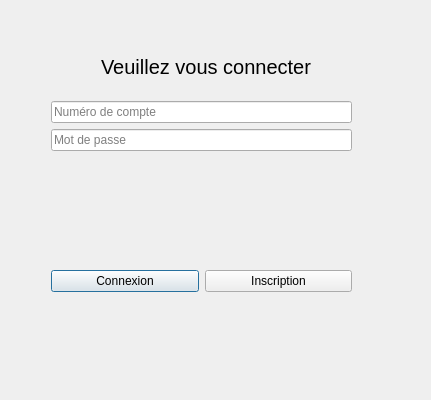
<?xml version="1.0" encoding="UTF-8"?>
<ui version="4.0">
 <class>MainApp</class>
 <widget class="QDialog" name="MainApp">
  <property name="geometry">
   <rect>
    <x>0</x>
    <y>0</y>
    <width>431</width>
    <height>400</height>
   </rect>
  </property>
  <property name="windowTitle">
   <string>Dialog</string>
  </property>
  <layout class="QVBoxLayout" name="verticalLayout_14">
   <item>
    <widget class="QStackedWidget" name="stackedWidget">
     <property name="currentIndex">
      <number>0</number>
     </property>
     <widget class="QWidget" name="page">
      <widget class="QWidget" name="verticalLayoutWidget">
       <property name="geometry">
        <rect>
         <x>40</x>
         <y>90</y>
         <width>301</width>
         <height>191</height>
        </rect>
       </property>
       <layout class="QVBoxLayout" name="verticalLayout">
        <item>
         <widget class="QLineEdit" name="usernum">
          <property name="placeholderText">
           <string>Numéro de compte</string>
          </property>
         </widget>
        </item>
        <item>
         <layout class="QVBoxLayout" name="verticalLayout_8">
          <item>
           <widget class="QLineEdit" name="passwd">
            <property name="placeholderText">
             <string>Mot de passe</string>
            </property>
           </widget>
          </item>
         </layout>
        </item>
        <item alignment="Qt::AlignHCenter">
         <widget class="QLabel" name="error_msg">
          <property name="text">
           <string/>
          </property>
         </widget>
        </item>
        <item>
         <layout class="QHBoxLayout" name="horizontalLayout">
          <item>
           <widget class="QPushButton" name="connection">
            <property name="text">
             <string>Connexion</string>
            </property>
           </widget>
          </item>
          <item>
           <widget class="QPushButton" name="inscription">
            <property name="text">
             <string>Inscription</string>
            </property>
           </widget>
          </item>
         </layout>
        </item>
       </layout>
      </widget>
      <widget class="QLabel" name="TitleLogin">
       <property name="geometry">
        <rect>
         <x>90</x>
         <y>40</y>
         <width>211</width>
         <height>31</height>
        </rect>
       </property>
       <property name="styleSheet">
        <string notr="true">* {
font-size: 20px;
}</string>
       </property>
       <property name="text">
        <string>Veuillez vous connecter</string>
       </property>
      </widget>
     </widget>
     <widget class="QWidget" name="page_2">
      <widget class="QWidget" name="verticalLayoutWidget_10">
       <property name="geometry">
        <rect>
         <x>0</x>
         <y>0</y>
         <width>411</width>
         <height>381</height>
        </rect>
       </property>
       <layout class="QVBoxLayout" name="verticalLayout_23">
        <item>
         <layout class="QVBoxLayout" name="verticalLayout_2">
          <item>
           <widget class="QLineEdit" name="nameinput">
            <property name="placeholderText">
             <string>Nom</string>
            </property>
           </widget>
          </item>
          <item>
           <widget class="QLineEdit" name="firstnameinput">
            <property name="placeholderText">
             <string>Prénom</string>
            </property>
           </widget>
          </item>
          <item>
           <widget class="QLineEdit" name="adress">
            <property name="text">
             <string/>
            </property>
            <property name="placeholderText">
             <string>Adresse</string>
            </property>
           </widget>
          </item>
          <item>
           <widget class="QLineEdit" name="password">
            <property name="enabled">
             <bool>true</bool>
            </property>
            <property name="text">
             <string/>
            </property>
            <property name="placeholderText">
             <string>Mot de passe</string>
            </property>
           </widget>
          </item>
          <item>
           <layout class="QHBoxLayout" name="horizontalLayout_2">
            <item>
             <widget class="QLabel" name="birth">
              <property name="text">
               <string>Date de naissance :</string>
              </property>
             </widget>
            </item>
            <item>
             <widget class="QRadioButton" name="radioMan">
              <property name="text">
               <string>Homme</string>
              </property>
             </widget>
            </item>
            <item>
             <widget class="QRadioButton" name="radioFemale">
              <property name="text">
               <string>Femme</string>
              </property>
             </widget>
            </item>
            <item>
             <widget class="QRadioButton" name="radioNP">
              <property name="text">
               <string>Non précisé</string>
              </property>
             </widget>
            </item>
           </layout>
          </item>
          <item>
           <widget class="QDateEdit" name="birthDate">
            <property name="locale">
             <locale language="French" country="France"/>
            </property>
            <property name="timeSpec">
             <enum>Qt::UTC</enum>
            </property>
            <property name="date">
             <date>
              <year>2022</year>
              <month>12</month>
              <day>29</day>
             </date>
            </property>
           </widget>
          </item>
          <item>
           <layout class="QHBoxLayout" name="horizontalLayout_3">
            <item>
             <widget class="QPushButton" name="cancel">
              <property name="text">
               <string>Retour</string>
              </property>
             </widget>
            </item>
            <item>
             <widget class="QPushButton" name="register_2">
              <property name="text">
               <string>S'inscrire</string>
              </property>
             </widget>
            </item>
           </layout>
          </item>
         </layout>
        </item>
       </layout>
      </widget>
     </widget>
     <widget class="QWidget" name="page_3">
      <widget class="QWidget" name="horizontalLayoutWidget_4">
       <property name="geometry">
        <rect>
         <x>0</x>
         <y>150</y>
         <width>381</width>
         <height>80</height>
        </rect>
       </property>
       <layout class="QHBoxLayout" name="horizontalLayout_4">
        <item>
         <layout class="QVBoxLayout" name="verticalLayout_3">
          <item alignment="Qt::AlignHCenter">
           <widget class="QLabel" name="label_8">
            <property name="text">
             <string>Vos informations</string>
            </property>
           </widget>
          </item>
          <item>
           <widget class="QPushButton" name="toInfo">
            <property name="text">
             <string>Profil</string>
            </property>
           </widget>
          </item>
          <item>
           <spacer name="verticalSpacer">
            <property name="orientation">
             <enum>Qt::Vertical</enum>
            </property>
            <property name="sizeHint" stdset="0">
             <size>
              <width>20</width>
              <height>40</height>
             </size>
            </property>
           </spacer>
          </item>
         </layout>
        </item>
        <item>
         <layout class="QVBoxLayout" name="verticalLayout_4">
          <item alignment="Qt::AlignHCenter">
           <widget class="QLabel" name="label">
            <property name="styleSheet">
             <string notr="true">* {
font-size: 15px;
}</string>
            </property>
            <property name="text">
             <string>Solde total :</string>
            </property>
           </widget>
          </item>
          <item alignment="Qt::AlignHCenter">
           <widget class="QLabel" name="sold_tofill">
            <property name="text">
             <string>TextLabel</string>
            </property>
           </widget>
          </item>
          <item>
           <spacer name="verticalSpacer_4">
            <property name="orientation">
             <enum>Qt::Vertical</enum>
            </property>
            <property name="sizeHint" stdset="0">
             <size>
              <width>20</width>
              <height>40</height>
             </size>
            </property>
           </spacer>
          </item>
         </layout>
        </item>
       </layout>
      </widget>
      <widget class="QWidget" name="horizontalLayoutWidget_5">
       <property name="geometry">
        <rect>
         <x>0</x>
         <y>270</y>
         <width>383</width>
         <height>71</height>
        </rect>
       </property>
       <layout class="QHBoxLayout" name="horizontalLayout_5">
        <item>
         <widget class="QPushButton" name="tolivret">
          <property name="text">
           <string>Créer un livret</string>
          </property>
         </widget>
        </item>
        <item>
         <widget class="QPushButton" name="virement">
          <property name="text">
           <string>Effectuer un virement</string>
          </property>
         </widget>
        </item>
        <item>
         <widget class="QPushButton" name="deconnexion">
          <property name="text">
           <string>Se déconnecter</string>
          </property>
         </widget>
        </item>
       </layout>
      </widget>
      <widget class="QWidget" name="verticalLayoutWidget_12">
       <property name="geometry">
        <rect>
         <x>-10</x>
         <y>70</y>
         <width>401</width>
         <height>52</height>
        </rect>
       </property>
       <layout class="QVBoxLayout" name="verticalLayout_17">
        <item alignment="Qt::AlignHCenter">
         <widget class="QLabel" name="IBAN">
          <property name="text">
           <string>TextLabel</string>
          </property>
         </widget>
        </item>
       </layout>
      </widget>
      <widget class="QWidget" name="verticalLayoutWidget_4">
       <property name="geometry">
        <rect>
         <x>0</x>
         <y>0</y>
         <width>401</width>
         <height>41</height>
        </rect>
       </property>
       <layout class="QVBoxLayout" name="verticalLayout_18">
        <item alignment="Qt::AlignHCenter">
         <widget class="QLabel" name="label_12">
          <property name="styleSheet">
           <string notr="true">* {
font-size:20px;
}</string>
          </property>
          <property name="text">
           <string>Bienvenue dans votre espace N27 ! </string>
          </property>
         </widget>
        </item>
       </layout>
      </widget>
      <widget class="QWidget" name="horizontalLayoutWidget_6">
       <property name="geometry">
        <rect>
         <x>0</x>
         <y>40</y>
         <width>381</width>
         <height>31</height>
        </rect>
       </property>
       <layout class="QHBoxLayout" name="horizontalLayout_15">
        <item alignment="Qt::AlignHCenter">
         <widget class="QLabel" name="nom_tofill">
          <property name="text">
           <string>Nom_tofill</string>
          </property>
         </widget>
        </item>
        <item alignment="Qt::AlignHCenter">
         <widget class="QLabel" name="prenom_tofill">
          <property name="text">
           <string>Prenom_tofill</string>
          </property>
         </widget>
        </item>
       </layout>
      </widget>
     </widget>
     <widget class="QWidget" name="page_4">
      <widget class="QWidget" name="verticalLayoutWidget_8">
       <property name="geometry">
        <rect>
         <x>0</x>
         <y>0</y>
         <width>381</width>
         <height>61</height>
        </rect>
       </property>
       <layout class="QVBoxLayout" name="verticalLayout_21">
        <item alignment="Qt::AlignHCenter">
         <widget class="QLabel" name="label_2">
          <property name="styleSheet">
           <string notr="true">* {
font-size:20px;
}</string>
          </property>
          <property name="text">
           <string>Virement externe</string>
          </property>
         </widget>
        </item>
       </layout>
      </widget>
      <widget class="QWidget" name="verticalLayoutWidget_9">
       <property name="geometry">
        <rect>
         <x>0</x>
         <y>70</y>
         <width>371</width>
         <height>311</height>
        </rect>
       </property>
       <layout class="QVBoxLayout" name="verticalLayout_22">
        <item>
         <layout class="QVBoxLayout" name="verticalLayout_5">
          <item>
           <layout class="QVBoxLayout" name="verticalLayout_6">
            <item alignment="Qt::AlignHCenter">
             <widget class="QLabel" name="label_5">
              <property name="styleSheet">
               <string notr="true">* {
font-size: 15px;
}</string>
              </property>
              <property name="text">
               <string>Votre solde :</string>
              </property>
             </widget>
            </item>
            <item alignment="Qt::AlignHCenter">
             <widget class="QLabel" name="sold_tofill_2">
              <property name="text">
               <string>sold_tofill</string>
              </property>
             </widget>
            </item>
           </layout>
          </item>
          <item>
           <widget class="QLineEdit" name="lineEdit">
            <property name="placeholderText">
             <string>Montant du virement</string>
            </property>
           </widget>
          </item>
          <item>
           <widget class="QLabel" name="label_4">
            <property name="text">
             <string>Compte émetteur :</string>
            </property>
           </widget>
          </item>
          <item>
           <widget class="QComboBox" name="listAccount"/>
          </item>
          <item>
           <widget class="QLineEdit" name="RIB">
            <property name="placeholderText">
             <string>RIB destinataire</string>
            </property>
           </widget>
          </item>
          <item>
           <layout class="QHBoxLayout" name="horizontalLayout_6">
            <item>
             <widget class="QPushButton" name="toHome">
              <property name="text">
               <string>Retour</string>
              </property>
             </widget>
            </item>
            <item>
             <widget class="QPushButton" name="transfer">
              <property name="text">
               <string>Effectuer le virement</string>
              </property>
             </widget>
            </item>
           </layout>
          </item>
         </layout>
        </item>
       </layout>
      </widget>
     </widget>
     <widget class="QWidget" name="page_5">
      <layout class="QVBoxLayout" name="verticalLayout_7">
       <item>
        <widget class="QLabel" name="label_6">
         <property name="styleSheet">
          <string notr="true">* {
font-size:23px;}</string>
         </property>
         <property name="text">
          <string>Votre virement a bien été effectué !</string>
         </property>
        </widget>
       </item>
       <item>
        <layout class="QHBoxLayout" name="horizontalLayout_11">
         <item>
          <widget class="QPushButton" name="baktohome">
           <property name="text">
            <string>Retour</string>
           </property>
          </widget>
         </item>
        </layout>
       </item>
      </layout>
     </widget>
     <widget class="QWidget" name="page_6">
      <layout class="QVBoxLayout" name="verticalLayout_10">
       <item>
        <layout class="QVBoxLayout" name="verticalLayout_9">
         <item alignment="Qt::AlignHCenter">
          <widget class="QLabel" name="label_3">
           <property name="styleSheet">
            <string notr="true">* {
font-size:20px;
}</string>
           </property>
           <property name="text">
            <string>Vos informations</string>
           </property>
          </widget>
         </item>
         <item>
          <layout class="QVBoxLayout" name="verticalLayout_13">
           <item alignment="Qt::AlignHCenter">
            <widget class="QLabel" name="idUserInfo">
             <property name="text">
              <string>TextLabel</string>
             </property>
             <property name="textInteractionFlags">
              <set>Qt::LinksAccessibleByMouse|Qt::TextSelectableByKeyboard</set>
             </property>
            </widget>
           </item>
          </layout>
         </item>
         <item>
          <layout class="QHBoxLayout" name="horizontalLayout_7">
           <item>
            <layout class="QHBoxLayout" name="horizontalLayout_12">
             <item>
              <layout class="QHBoxLayout" name="horizontalLayout_8">
               <item>
                <layout class="QVBoxLayout" name="verticalLayout_12">
                 <item>
                  <widget class="QLabel" name="nameInfo">
                   <property name="text">
                    <string>Nom Prénom</string>
                   </property>
                  </widget>
                 </item>
                 <item>
                  <widget class="QLabel" name="adressInfo">
                   <property name="text">
                    <string>TextLabel</string>
                   </property>
                  </widget>
                 </item>
                 <item>
                  <widget class="QLabel" name="birthInfo">
                   <property name="text">
                    <string>Né le :</string>
                   </property>
                  </widget>
                 </item>
                 <item>
                  <widget class="QLabel" name="genreInfo">
                   <property name="text">
                    <string>TextLabel</string>
                   </property>
                  </widget>
                 </item>
                </layout>
               </item>
              </layout>
             </item>
             <item>
              <layout class="QVBoxLayout" name="verticalLayout_15">
               <item>
                <spacer name="verticalSpacer_2">
                 <property name="orientation">
                  <enum>Qt::Vertical</enum>
                 </property>
                 <property name="sizeType">
                  <enum>QSizePolicy::Fixed</enum>
                 </property>
                 <property name="sizeHint" stdset="0">
                  <size>
                   <width>20</width>
                   <height>20</height>
                  </size>
                 </property>
                </spacer>
               </item>
               <item>
                <widget class="QComboBox" name="accountbox"/>
               </item>
               <item alignment="Qt::AlignHCenter">
                <widget class="QLabel" name="sumAcc">
                 <property name="text">
                  <string>TextLabel</string>
                 </property>
                </widget>
               </item>
              </layout>
             </item>
            </layout>
           </item>
          </layout>
         </item>
         <item>
          <layout class="QHBoxLayout" name="horizontalLayout_10">
           <item>
            <widget class="QPushButton" name="tohomefrominfo">
             <property name="text">
              <string>Retour</string>
             </property>
            </widget>
           </item>
          </layout>
         </item>
        </layout>
       </item>
      </layout>
     </widget>
     <widget class="QWidget" name="page_7">
      <widget class="QLabel" name="label_7">
       <property name="geometry">
        <rect>
         <x>110</x>
         <y>10</y>
         <width>171</width>
         <height>41</height>
        </rect>
       </property>
       <property name="styleSheet">
        <string notr="true">* {
font-size:20px;
}</string>
       </property>
       <property name="text">
        <string>Création d'un livret</string>
       </property>
      </widget>
      <widget class="QWidget" name="verticalLayoutWidget_11">
       <property name="geometry">
        <rect>
         <x>0</x>
         <y>60</y>
         <width>381</width>
         <height>321</height>
        </rect>
       </property>
       <layout class="QVBoxLayout" name="verticalLayout_16">
        <item>
         <widget class="QLabel" name="label_9">
          <property name="text">
           <string>Type de livret : </string>
          </property>
         </widget>
        </item>
        <item>
         <widget class="QComboBox" name="interest">
          <item>
           <property name="text">
            <string>Livret A</string>
           </property>
          </item>
          <item>
           <property name="text">
            <string>Livret Jeune</string>
           </property>
          </item>
         </widget>
        </item>
        <item>
         <spacer name="verticalSpacer_3">
          <property name="orientation">
           <enum>Qt::Vertical</enum>
          </property>
          <property name="sizeType">
           <enum>QSizePolicy::Fixed</enum>
          </property>
          <property name="sizeHint" stdset="0">
           <size>
            <width>20</width>
            <height>40</height>
           </size>
          </property>
         </spacer>
        </item>
        <item>
         <widget class="QLabel" name="label_10">
          <property name="text">
           <string>Montant disponible sur ce livret : </string>
          </property>
         </widget>
        </item>
        <item>
         <widget class="QLineEdit" name="montant">
          <property name="placeholderText">
           <string>Entrer un montant (afin de tester les transactions)</string>
          </property>
         </widget>
        </item>
        <item>
         <layout class="QHBoxLayout" name="horizontalLayout_9">
          <item>
           <widget class="QPushButton" name="pushButton_3">
            <property name="text">
             <string>Retour</string>
            </property>
           </widget>
          </item>
          <item>
           <widget class="QPushButton" name="createAccount">
            <property name="text">
             <string>Créer</string>
            </property>
           </widget>
          </item>
         </layout>
        </item>
       </layout>
      </widget>
     </widget>
     <widget class="QWidget" name="page_8">
      <widget class="QWidget" name="verticalLayoutWidget_3">
       <property name="geometry">
        <rect>
         <x>0</x>
         <y>0</y>
         <width>381</width>
         <height>51</height>
        </rect>
       </property>
       <layout class="QVBoxLayout" name="verticalLayout_11">
        <item alignment="Qt::AlignHCenter">
         <widget class="QLabel" name="label_11">
          <property name="styleSheet">
           <string notr="true">* {
font-size:20px;
}</string>
          </property>
          <property name="text">
           <string>Sélectionnez un type de virement</string>
          </property>
         </widget>
        </item>
       </layout>
      </widget>
      <widget class="QWidget" name="horizontalLayoutWidget">
       <property name="geometry">
        <rect>
         <x>0</x>
         <y>60</y>
         <width>381</width>
         <height>321</height>
        </rect>
       </property>
       <layout class="QHBoxLayout" name="horizontalLayout_13">
        <item>
         <layout class="QHBoxLayout" name="horizontalLayout_14">
          <item>
           <widget class="QPushButton" name="virIntern">
            <property name="text">
             <string>Virement Interne</string>
            </property>
           </widget>
          </item>
          <item>
           <widget class="QPushButton" name="virExtern">
            <property name="text">
             <string>Virement externe</string>
            </property>
           </widget>
          </item>
         </layout>
        </item>
       </layout>
      </widget>
     </widget>
     <widget class="QWidget" name="page_9">
      <widget class="QWidget" name="verticalLayoutWidget_6">
       <property name="geometry">
        <rect>
         <x>0</x>
         <y>0</y>
         <width>381</width>
         <height>80</height>
        </rect>
       </property>
       <layout class="QVBoxLayout" name="verticalLayout_19">
        <item alignment="Qt::AlignHCenter">
         <widget class="QLabel" name="label_13">
          <property name="styleSheet">
           <string notr="true">* {
font-size:20px;
}</string>
          </property>
          <property name="text">
           <string>Virement Interne</string>
          </property>
         </widget>
        </item>
       </layout>
      </widget>
      <widget class="QWidget" name="verticalLayoutWidget_7">
       <property name="geometry">
        <rect>
         <x>0</x>
         <y>90</y>
         <width>381</width>
         <height>241</height>
        </rect>
       </property>
       <layout class="QVBoxLayout" name="verticalLayout_20">
        <item>
         <widget class="QLabel" name="label_14">
          <property name="text">
           <string>Compte émetteur :</string>
          </property>
         </widget>
        </item>
        <item>
         <widget class="QComboBox" name="compteemet"/>
        </item>
        <item>
         <widget class="QLabel" name="soldeCompteemetteur">
          <property name="text">
           <string>SoldeCompteEmet</string>
          </property>
         </widget>
        </item>
        <item>
         <widget class="QLabel" name="label_15">
          <property name="text">
           <string>Compte récepteur :</string>
          </property>
         </widget>
        </item>
        <item>
         <widget class="QComboBox" name="compterecept"/>
        </item>
        <item>
         <widget class="QLabel" name="label_16">
          <property name="text">
           <string>Montant : </string>
          </property>
         </widget>
        </item>
        <item>
         <widget class="QLineEdit" name="lineEdit_2"/>
        </item>
       </layout>
      </widget>
      <widget class="QWidget" name="horizontalLayoutWidget_7">
       <property name="geometry">
        <rect>
         <x>0</x>
         <y>340</y>
         <width>381</width>
         <height>41</height>
        </rect>
       </property>
       <layout class="QHBoxLayout" name="horizontalLayout_16">
        <item>
         <widget class="QPushButton" name="tovir">
          <property name="text">
           <string>Retour</string>
          </property>
         </widget>
        </item>
        <item>
         <widget class="QPushButton" name="tovirementemis">
          <property name="text">
           <string>Valider</string>
          </property>
         </widget>
        </item>
       </layout>
      </widget>
     </widget>
    </widget>
   </item>
  </layout>
 </widget>
 <resources/>
 <connections/>
</ui>
